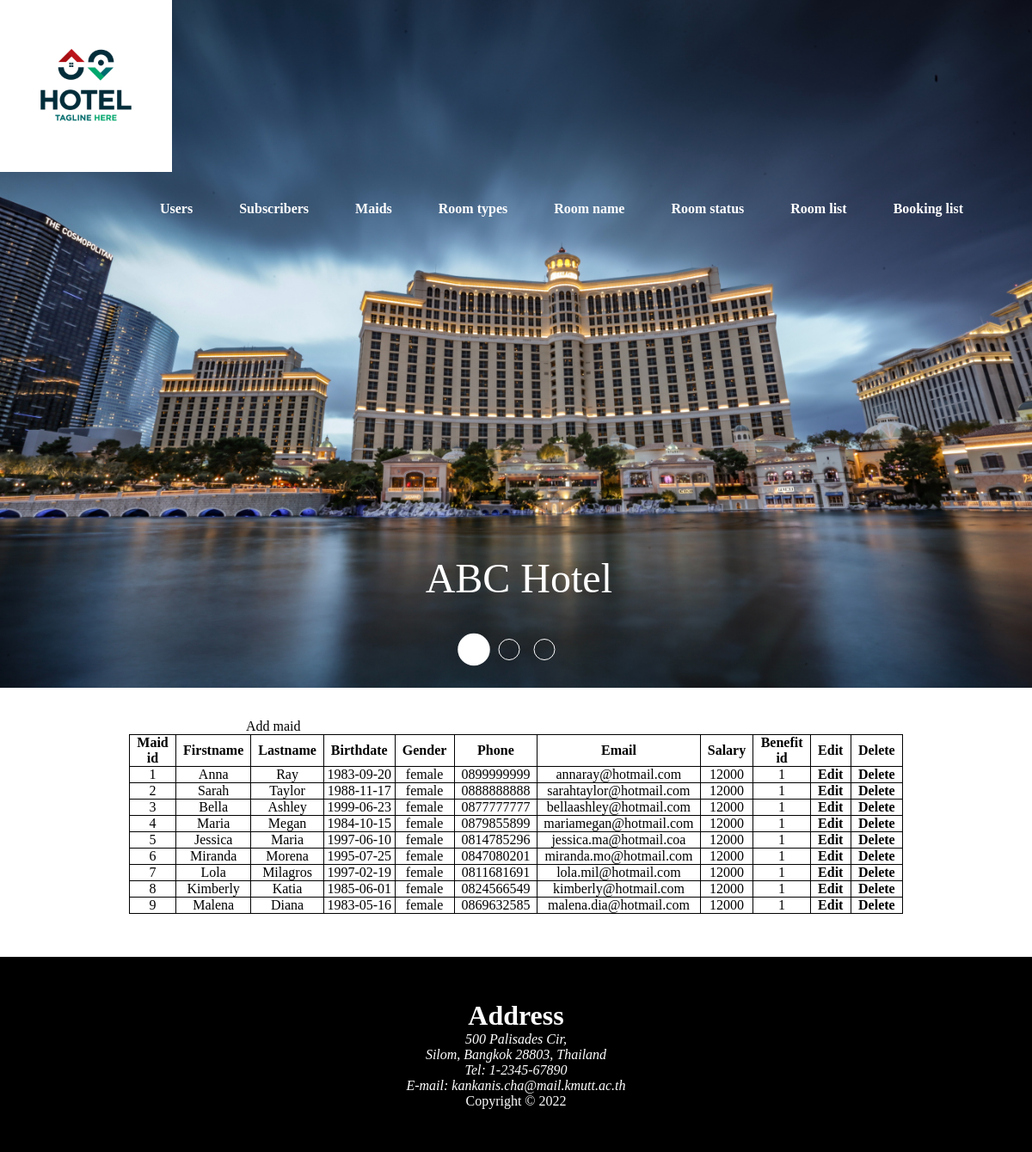
The app's page /a_maid.php (signed in) with its own data.
### tables this page shows
CREATE TABLE `maids` (
  `maid_id` int(10) UNSIGNED NOT NULL,
  `maid_firstname` varchar(255) NOT NULL,
  `maid_lastname` varchar(255) NOT NULL,
  `maid_birthdate` date NOT NULL,
  `maid_gender` varchar(255) NOT NULL,
  `maid_phone` varchar(255) NOT NULL,
  `maid_email` varchar(255) NOT NULL,
  `maid_salary` int(11) NOT NULL,
  `benefit_id` int(10) UNSIGNED DEFAULT NULL
);

### a_maid.php (the view, shortened to what this page needs)
<?php
    include_once('./connect.php');
?>
<?php
    $sql_maids = "
            SELECT *
            FROM
                maids
    ";
    $result = $conn->query($sql_maids);
?>
<!DOCTYPE html>
<html lang="en">
<head>
    <link rel="stylesheet" href="./css/style.css">
    <link rel="stylesheet" href="./css/tinyslide.css">
</head>
<body>
    <?php require_once("nav_main_admin.php"); ?>
    <section id="tiny" class="tinyslide">
        <aside class="slides">
            <figure> <img src="./hotel_images/pic1.jpg" alt="pic1">
                <figcaption> ABC Hotel </figcaption>
            </figure>
        </aside>
    </section><br><br>
    <section class='add'>
        <a class='addmaid' href="admin_insert_maid.php">Add maid</a>
    </section>
    <section>
        <table border=1>
            <thead>
                <tr>
                    <th>Maid id</th>
                    <th>Firstname</th>
                    <th>Lastname</th>
                    <th>Birthdate</th>
                    <th>Gender</th>
                    <th>Phone</th>
                    <th>Email</th>
                    <th>Salary</th>
                    <th>Benefit id</th>
                    <th>Edit</th>
                    <th>Delete</th>
                </tr>
            </thead>
            <tbody>
            <?php
                foreach($result as $value) {
                    echo "<tr>
                            <td>{$value['maid_id']}</td>
                            <td>{$value['maid_firstname']}</td>
                            <td>{$value['maid_lastname']}</td>
                            <td>{$value['maid_birthdate']}</td>
                            <td>{$value['maid_gender']}</td>
                            <td>{$value['maid_phone']}</td>
                            <td>{$value['maid_email']}</td>
                            <td>{$value['maid_salary']}</td>
                            <td>{$value['benefit_id']}</td>
                            <td><a href='admin_edit_maid.php?id={$value['maid_id']}&action=edit'>Edit</a></td>
                            <td><a href='admin_r_form3.php?id={$value['maid_id']}&action=delete'>Delete</a></td>
                        </tr>";
                }
            ?>
            </tbody>
        </table>
    </section>
    <?php require_once("footer.php"); ?>
</body>
</html>

### css/style.css (style rules this page uses)
body, html { margin: 0px; padding: 0px; background-color: white; opacity: 1; }

### css/tinyslide.css (style rules this page uses)
html, body { width: 100%; height: 100%; }
* { margin: 0; padding: 0; box-sizing: border-box; }
.tinyslide { width: 100%; height: 100%; position: relative; overflow: hidden; }
.tinyslide aside { height: 100%; width: 100%; -webkit-transition: -webkit-transform 800ms cubic-bezier(0.365, 0.84, 0.44, 1); transition: transform 800ms cubic-bezier(0.365, 0.84, 0.44, 1); -webkit-backface-visibility: hidden; backface-visibility: hidden; }
.tinyslide figure { height: 100%; float: left; position: relative; z-index: 1; }
.tinyslide figure img { width: 100%; height: 100%; -o-object-fit: cover; object-fit: cover; }
.tinyslide figure figcaption { position: absolute; font-size: 3em; color: white; bottom: 100px; right: 50%; margin-right: -112px; z-index: 2; opacity: 0; }
.tinyslide figure.active figcaption { -webkit-animation-name: fadeInRight; animation-name: fadeInRight; -webkit-animation-fill-mode: both; animation-fill-mode: both; -webkit-animation-duration: 2s; animation-duration: 2s; }

### a_maid.php (style rules this page uses)
.add { margin-left: 286px; }
.add .addmaid { color: black; text-decoration: none; }
table { text-align: center; color: black; margin: 0px auto; background-color: white; border: black; }
table, th, td { width: 900px; border-collapse: collapse; }
tr td a { text-decoration: none; color: black; font-weight: bold; }

### records on screen
maids: maid_id "1", maid_firstname "Anna", maid_lastname "Ray", maid_birthdate "1983-09-20", maid_gender "female", maid_phone "0899999999", maid_email "annaray@hotmail.com", maid_salary "12000", benefit "1"
maids: maid_id "2", maid_firstname "Sarah", maid_lastname "Taylor", maid_birthdate "1988-11-17", maid_gender "female", maid_phone "0888888888", maid_email "sarahtaylor@hotmail.com", maid_salary "12000", benefit "1"
maids: maid_id "3", maid_firstname "Bella", maid_lastname "Ashley", maid_birthdate "1999-06-23", maid_gender "female", maid_phone "0877777777", maid_email "bellaashley@hotmail.com", maid_salary "12000", benefit "1"
maids: maid_id "4", maid_firstname "Maria", maid_lastname "Megan", maid_birthdate "1984-10-15", maid_gender "female", maid_phone "0879855899", maid_email "mariamegan@hotmail.com", maid_salary "12000", benefit "1"
maids: maid_id "5", maid_firstname "Jessica", maid_lastname "Maria", maid_birthdate "1997-06-10", maid_gender "female", maid_phone "0814785296", maid_email "jessica.ma@hotmail.coa", maid_salary "12000", benefit "1"
maids: maid_id "6", maid_firstname "Miranda", maid_lastname "Morena", maid_birthdate "1995-07-25", maid_gender "female", maid_phone "0847080201", maid_email "miranda.mo@hotmail.com", maid_salary "12000", benefit "1"
maids: maid_id "7", maid_firstname "Lola", maid_lastname "Milagros", maid_birthdate "1997-02-19", maid_gender "female", maid_phone "0811681691", maid_email "lola.mil@hotmail.com", maid_salary "12000", benefit "1"
maids: maid_id "8", maid_firstname "Kimberly", maid_lastname "Katia", maid_birthdate "1985-06-01", maid_gender "female", maid_phone "0824566549", maid_email "kimberly@hotmail.com", maid_salary "12000", benefit "1"
maids: maid_id "9", maid_firstname "Malena", maid_lastname "Diana", maid_birthdate "1983-05-16", maid_gender "female", maid_phone "0869632585", maid_email "malena.dia@hotmail.com", maid_salary "12000", benefit "1"
